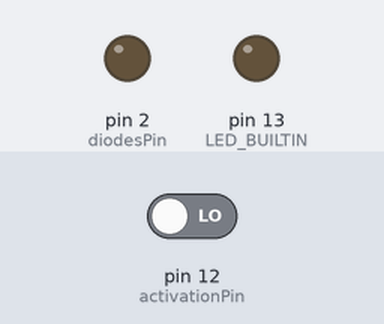
Recording of a sketch running on a simulated Arduino Uno, built with avr-gcc and run on an emulated ATmega328P. Shown: output pins drawn as LEDs (lit = HIGH). The test bench sets the inputs (shaded band); at power-on: pin 12 (activationPin) LOW.

Above: at 1.2 s.
1.3 s: pin 12 (activationPin) driven HIGH
At 1.8 s:
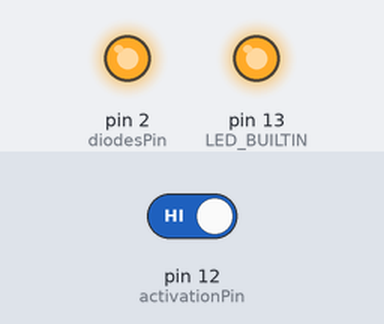
2.8 s: pin 12 (activationPin) driven LOW
At 4.2 s:
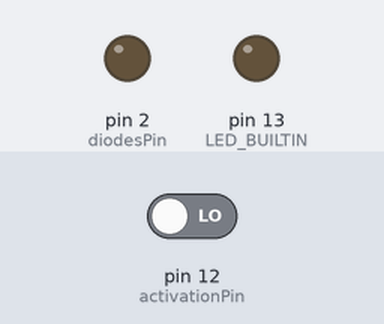
Timing chart, 0 to 5.8 s (numbered marks = the images above; inputs shaded):
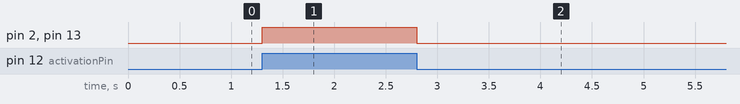

Measured:
- after the input at 1.3 s, pin 2 (diodesPin), pin 13 (LED_BUILTIN): LOW → HIGH at once
- after the input at 2.8 s, pin 2 (diodesPin), pin 13 (LED_BUILTIN): HIGH → LOW at once

The sketch:

diodes_TTLpulse.ino
```cpp
/* Send a TTL pulse from the arduino to LED controller. When input is high, all LEDs are on, else all are off */

// Pins
const int diodesPin = 2;
const int activationPin = 12; // From the control behaviour arduino

void setup() {
  pinMode(LED_BUILTIN, OUTPUT);
  pinMode(diodesPin, OUTPUT);
  pinMode(activationPin, INPUT);

  digitalWrite(LED_BUILTIN, LOW);   // turn the LED off
  digitalWrite(diodesPin, LOW);   // turn the diodes off
}

void loop() {

   if (digitalRead(activationPin) == HIGH){
      digitalWrite(LED_BUILTIN, HIGH);   // turn the LED on
      digitalWrite(diodesPin, HIGH);   // turn the diodes on
   } else if (digitalRead(activationPin) == LOW){
      digitalWrite(LED_BUILTIN, LOW);   // turn the LED off
      digitalWrite(diodesPin, LOW);   // turn the diodes off
   }

}
```
